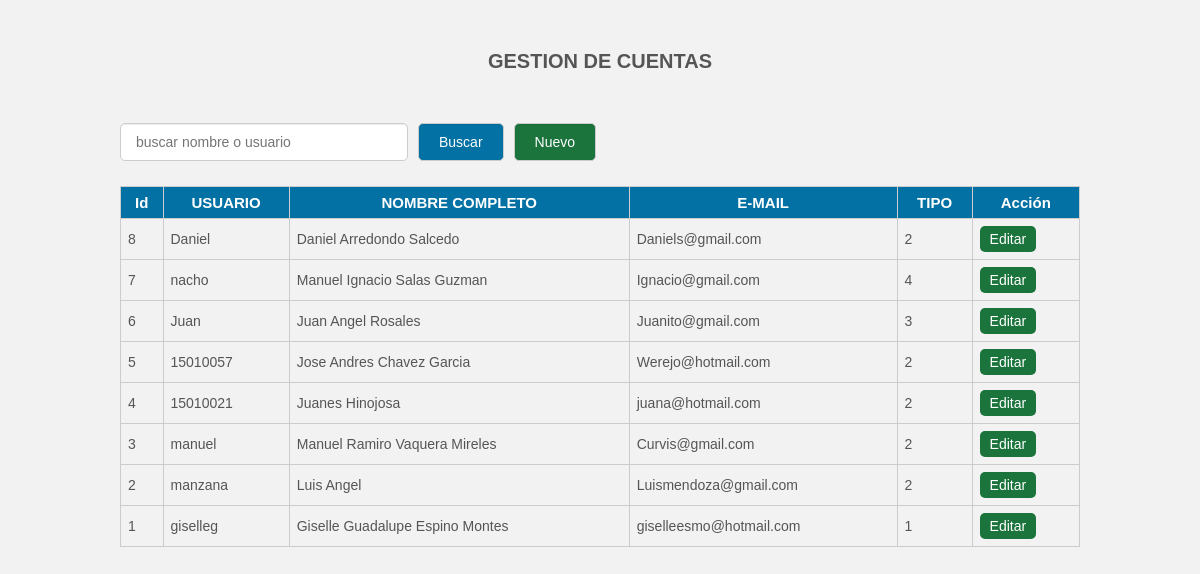
Page /LoginITSZN/Crud/index.php on the committed database.
### tables this page shows
CREATE TABLE `usuario` (
  `id` int(11) NOT NULL,
  `usuario` varchar(100) NOT NULL,
  `contrasena` varchar(50) NOT NULL,
  `nombre_c` varchar(50) NOT NULL,
  `e_mail` varchar(50) NOT NULL,
  `tipo` int(11) NOT NULL
);

### LoginITSZN/Crud/index.php (the view, shortened to what this page needs)
<?php
	include_once 'conexion.php';
	$sentencia_select=$con->prepare('SELECT *FROM usuario ORDER BY id DESC');
	$sentencia_select->execute();
	$resultado=$sentencia_select->fetchAll();
?>
<!DOCTYPE html>
<html lang="es">
<head>
	<link rel="stylesheet" href="css/estilo.css">
</head>
<body>
	<div class="contenedor">
		<h2>GESTION DE CUENTAS</h2>
		<div class="barra__buscador">
			<form action="" class="formulario" method="post">
				<input type="text" name="buscar" placeholder="buscar nombre o usuario"
				value="<?php if(isset($buscar_text)) echo $buscar_text; ?>" class="input__text">
				<input type="submit" class="btn" name="btn_buscar" value="Buscar">
				<a href="insert.php" class="btn btn__nuevo">Nuevo</a>
			</form>
		</div>
		<table>
			<tr class="head">
				<td>Id</td>
				<td>USUARIO</td>
				<td>NOMBRE COMPLETO</td>
				<td>E-MAIL</td>
				<td>TIPO</td>
				<td colspan="2">Acción</td>
			</tr>
			<?php foreach($resultado as $fila):?>
				<tr >
					<td><?php echo $fila['id']; ?></td>
					<td><?php echo $fila['usuario']; ?></td>
					<td><?php echo $fila['nombre_c']; ?></td>
					<td><?php echo $fila['e_mail']; ?></td>
					<td><?php echo $fila['tipo']; ?></td>
					<td><a href="update.php?id=<?php echo $fila['id']; ?>"  class="btn__update" >Editar</a></td>
				</tr>
			<?php endforeach ?>
		</table>
	</div>
</body>
</html>

### LoginITSZN/Crud/css/estilo.css (style rules this page uses)
* { padding: 0; margin: 0px; box-sizing: border-box; }
body { font-family: 'Arial',sans-serif; font-size: 16px; background: #f2f2f2; }
a { text-decoration: none; }
.contenedor { width: 80%; max-width: 1000px; margin: 30px auto; overflow: hidden; }
h2 { display: block; margin-top: 20px; margin-bottom: 20px; text-align: center; font-size: 20px; font-family: 'Arial', sans-serif; font-weight: bold; color: #555; }
.barra__buscador { width: 100%; margin-top: 50px; margin-bottom: 10px; }
.formulario { display: flex; width: 100%; overflow: hidden; }
form .input__text { width: 100%; border: 1px solid #ccc; border-radius: 5px; box-shadow: 0 1px 1px rgba(0, 0, 0, 0.075) inset; color: #848688; display: block; font-size: 14px; margin-bottom: 15px; padding: 10px 15px; max-width: 30%; margin-right: 10px; outline: medium none; }
form .btn { border: 1px solid #ccc; border-radius: 5px; box-shadow: 0 1px 1px rgba(0, 0, 0, 0.075) inset; color: #fff; display: block; font-size: 14px; background: rgb(3, 113, 163); margin-bottom: 15px; padding: 10px 20px; margin-right: 10px; outline: medium none; cursor: pointer; }
.btn__nuevo { float: right; background: #1b743c !important; }
table { width: 100%; border-collapse: collapse; }
table .head { background: rgb(3, 113, 163); }
table .head td { color: #fff; font-family: 'Arial',sans-serif; font-weight: bold; font-size: 15px; text-align: center; }
table tr td { border:1px solid #ccc; padding: 7px; font-size: 14px; color: #555; }
.btn__update { display: inline-block; font-size: 14px; background: #1b743c; color: #fff; border-radius: 5px; padding: 5px 10px; }

### rows in the picture
usuario: id "8", usuario "Daniel", nombre_c "Daniel Arredondo Salcedo", e_mail "Daniels@gmail.com", tipo "2"
usuario: id "7", usuario "nacho", nombre_c "Manuel Ignacio Salas Guzman", e_mail "Ignacio@gmail.com", tipo "4"
usuario: id "6", usuario "Juan", nombre_c "Juan Angel Rosales", e_mail "Juanito@gmail.com", tipo "3"
usuario: id "5", usuario "15010057", nombre_c "Jose Andres Chavez Garcia", e_mail "Werejo@hotmail.com", tipo "2"
usuario: id "4", usuario "15010021", nombre_c "Juanes Hinojosa", e_mail "juana@hotmail.com", tipo "2"
usuario: id "3", usuario "manuel", nombre_c "Manuel Ramiro Vaquera Mireles", e_mail "Curvis@gmail.com", tipo "2"
usuario: id "2", usuario "manzana", nombre_c "Luis Angel", e_mail "Luismendoza@gmail.com", tipo "2"
usuario: id "1", usuario "giselleg", nombre_c "Giselle Guadalupe Espino Montes", e_mail "giselleesmo@hotmail.com", tipo "1"
